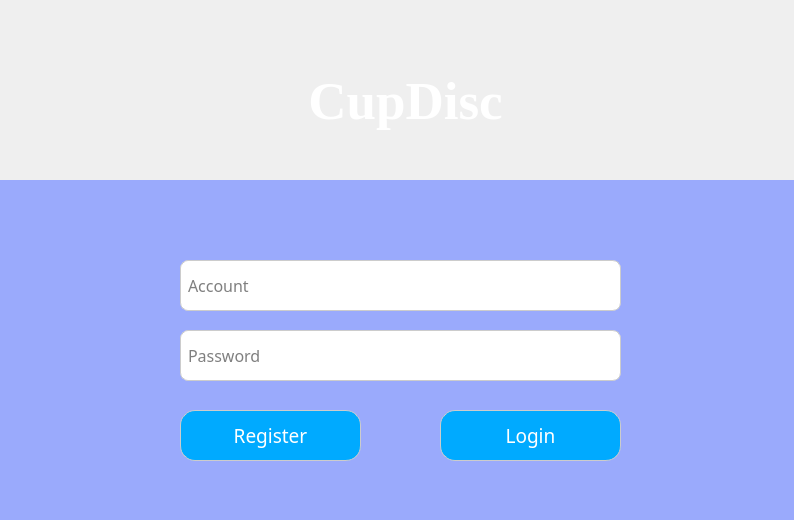
<?xml version="1.0" encoding="UTF-8"?>
<ui version="4.0">
 <class>MainWindow</class>
 <widget class="QMainWindow" name="MainWindow">
  <property name="geometry">
   <rect>
    <x>0</x>
    <y>0</y>
    <width>794</width>
    <height>520</height>
   </rect>
  </property>
  <property name="windowTitle">
   <string>登录</string>
  </property>
  <widget class="QWidget" name="centralwidget">
   <widget class="QLabel" name="label">
    <property name="geometry">
     <rect>
      <x>-10</x>
      <y>0</y>
      <width>811</width>
      <height>191</height>
     </rect>
    </property>
    <property name="styleSheet">
     <string notr="true">background-image: url(:/images/images/loginBG.PNG);</string>
    </property>
    <property name="text">
     <string/>
    </property>
    <property name="pixmap">
     <pixmap>:/新前缀/pic_show/登录.png</pixmap>
    </property>
    <property name="scaledContents">
     <bool>true</bool>
    </property>
   </widget>
   <widget class="QLabel" name="label_2">
    <property name="geometry">
     <rect>
      <x>190</x>
      <y>60</y>
      <width>431</width>
      <height>81</height>
     </rect>
    </property>
    <property name="font">
     <font>
      <family>Times New Roman</family>
      <pointsize>40</pointsize>
      <weight>75</weight>
      <bold>true</bold>
     </font>
    </property>
    <property name="styleSheet">
     <string notr="true">color:white;</string>
    </property>
    <property name="text">
     <string>CupDisc</string>
    </property>
    <property name="alignment">
     <set>Qt::AlignCenter</set>
    </property>
   </widget>
   <widget class="QLineEdit" name="lineEdit">
    <property name="geometry">
     <rect>
      <x>180</x>
      <y>260</y>
      <width>441</width>
      <height>51</height>
     </rect>
    </property>
    <property name="font">
     <font>
      <family>3ds</family>
      <pointsize>12</pointsize>
     </font>
    </property>
    <property name="styleSheet">
     <string notr="true">QLineEdit{
border: 1px solid #ccc; 
padding: 7px 0px;
border-radius: 8px; /*css3属性IE不支持*/
padding-left:5px; 
}
QLineEdit:focus{
border: 2px solid #66afe9; 
}</string>
    </property>
    <property name="text">
     <string/>
    </property>
    <property name="placeholderText">
     <string>Account</string>
    </property>
    <property name="clearButtonEnabled">
     <bool>true</bool>
    </property>
   </widget>
   <widget class="QLineEdit" name="lineEdit_2">
    <property name="geometry">
     <rect>
      <x>180</x>
      <y>330</y>
      <width>441</width>
      <height>51</height>
     </rect>
    </property>
    <property name="font">
     <font>
      <family>3ds</family>
      <pointsize>12</pointsize>
     </font>
    </property>
    <property name="contextMenuPolicy">
     <enum>Qt::DefaultContextMenu</enum>
    </property>
    <property name="styleSheet">
     <string notr="true">QLineEdit{
border: 1px solid #ccc; 
padding: 7px 0px;
border-radius: 8px; /*css3属性IE不支持*/
padding-left:5px; 
}
QLineEdit:focus{
border: 2px solid #66afe9; 
}</string>
    </property>
    <property name="text">
     <string/>
    </property>
    <property name="echoMode">
     <enum>QLineEdit::Password</enum>
    </property>
    <property name="placeholderText">
     <string>Password</string>
    </property>
    <property name="clearButtonEnabled">
     <bool>true</bool>
    </property>
   </widget>
   <widget class="QLabel" name="label_3">
    <property name="geometry">
     <rect>
      <x>-10</x>
      <y>180</y>
      <width>811</width>
      <height>351</height>
     </rect>
    </property>
    <property name="styleSheet">
     <string notr="true">background-color: rgba(130, 150, 255,200)</string>
    </property>
    <property name="text">
     <string/>
    </property>
   </widget>
   <widget class="QPushButton" name="pushButton">
    <property name="geometry">
     <rect>
      <x>440</x>
      <y>410</y>
      <width>181</width>
      <height>51</height>
     </rect>
    </property>
    <property name="font">
     <font>
      <family>微软雅黑</family>
      <pointsize>14</pointsize>
     </font>
    </property>
    <property name="styleSheet">
     <string notr="true">QPushButton{

	border-radius:15px;
	background-color:rgb(0, 170, 255);
	color:white;
	border: 1px solid #ccc; 
}
QPushButton:pressed{

	border-radius:20px;
	background-color:rgb(0, 170, 255);
	color:rgb(203, 203, 203);
	border: 1px solid #ccc; 
}</string>
    </property>
    <property name="text">
     <string>Login</string>
    </property>
   </widget>
   <widget class="QPushButton" name="pushButton_2">
    <property name="geometry">
     <rect>
      <x>180</x>
      <y>410</y>
      <width>181</width>
      <height>51</height>
     </rect>
    </property>
    <property name="font">
     <font>
      <family>微软雅黑</family>
      <pointsize>14</pointsize>
     </font>
    </property>
    <property name="styleSheet">
     <string notr="true">QPushButton{

	border-radius:15px;
	background-color:rgb(0, 170, 255);
	color:white;
	border: 1px solid #ccc; 
}
QPushButton:pressed{

	border-radius:20px;
	background-color:rgb(0, 170, 255);
	color:rgb(203, 203, 203);
	border: 1px solid #ccc; 
}</string>
    </property>
    <property name="text">
     <string>Register</string>
    </property>
   </widget>
   <zorder>label_3</zorder>
   <zorder>label</zorder>
   <zorder>label_2</zorder>
   <zorder>lineEdit</zorder>
   <zorder>lineEdit_2</zorder>
   <zorder>pushButton</zorder>
   <zorder>pushButton_2</zorder>
  </widget>
 </widget>
 <resources>
  <include location="resMyVersion.qrc"/>
  <include location="resMyVersion.qrc"/>
 </resources>
 <connections/>
</ui>
